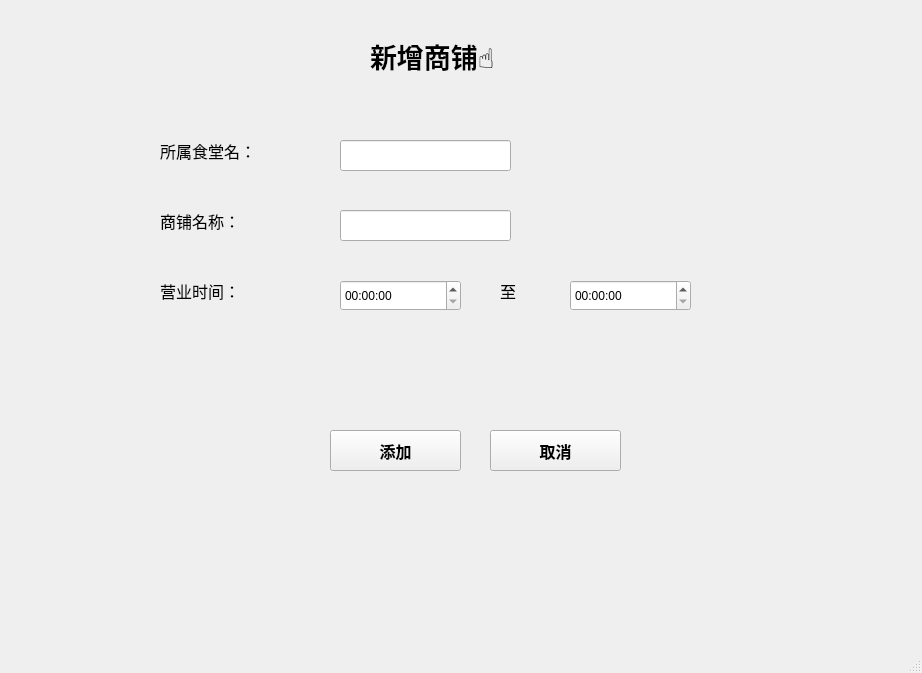
<?xml version="1.0" encoding="UTF-8"?>
<ui version="4.0">
 <class>AddStoreWindow</class>
 <widget class="QMainWindow" name="AddStoreWindow">
  <property name="geometry">
   <rect>
    <x>0</x>
    <y>0</y>
    <width>922</width>
    <height>673</height>
   </rect>
  </property>
  <property name="windowTitle">
   <string>MainWindow</string>
  </property>
  <widget class="QWidget" name="centralwidget">
   <widget class="QLabel" name="label">
    <property name="geometry">
     <rect>
      <x>370</x>
      <y>30</y>
      <width>331</width>
      <height>51</height>
     </rect>
    </property>
    <property name="font">
     <font>
      <pointsize>20</pointsize>
      <weight>75</weight>
      <bold>true</bold>
     </font>
    </property>
    <property name="text">
     <string>新增商铺☝️</string>
    </property>
   </widget>
   <widget class="QLabel" name="label_2">
    <property name="geometry">
     <rect>
      <x>160</x>
      <y>130</y>
      <width>141</width>
      <height>41</height>
     </rect>
    </property>
    <property name="font">
     <font>
      <pointsize>12</pointsize>
     </font>
    </property>
    <property name="text">
     <string>所属食堂名：</string>
    </property>
   </widget>
   <widget class="QLabel" name="label_3">
    <property name="geometry">
     <rect>
      <x>160</x>
      <y>200</y>
      <width>141</width>
      <height>41</height>
     </rect>
    </property>
    <property name="font">
     <font>
      <pointsize>12</pointsize>
     </font>
    </property>
    <property name="text">
     <string>商铺名称：</string>
    </property>
   </widget>
   <widget class="QLabel" name="label_4">
    <property name="geometry">
     <rect>
      <x>160</x>
      <y>270</y>
      <width>141</width>
      <height>41</height>
     </rect>
    </property>
    <property name="font">
     <font>
      <pointsize>12</pointsize>
     </font>
    </property>
    <property name="text">
     <string>营业时间：</string>
    </property>
   </widget>
   <widget class="QTimeEdit" name="storeStartTimeEdit">
    <property name="geometry">
     <rect>
      <x>340</x>
      <y>280</y>
      <width>121</width>
      <height>31</height>
     </rect>
    </property>
   </widget>
   <widget class="QLineEdit" name="canteenNameLineEdit">
    <property name="geometry">
     <rect>
      <x>340</x>
      <y>140</y>
      <width>171</width>
      <height>31</height>
     </rect>
    </property>
   </widget>
   <widget class="QLineEdit" name="storeNameLineEdit">
    <property name="geometry">
     <rect>
      <x>340</x>
      <y>210</y>
      <width>171</width>
      <height>31</height>
     </rect>
    </property>
   </widget>
   <widget class="QLabel" name="label_5">
    <property name="geometry">
     <rect>
      <x>500</x>
      <y>270</y>
      <width>31</width>
      <height>41</height>
     </rect>
    </property>
    <property name="font">
     <font>
      <pointsize>12</pointsize>
     </font>
    </property>
    <property name="text">
     <string>至</string>
    </property>
   </widget>
   <widget class="QTimeEdit" name="storeEndTimeEdit">
    <property name="geometry">
     <rect>
      <x>570</x>
      <y>280</y>
      <width>121</width>
      <height>31</height>
     </rect>
    </property>
   </widget>
   <widget class="QPushButton" name="confirmAddStoreButton">
    <property name="geometry">
     <rect>
      <x>330</x>
      <y>430</y>
      <width>131</width>
      <height>41</height>
     </rect>
    </property>
    <property name="font">
     <font>
      <pointsize>12</pointsize>
      <weight>75</weight>
      <bold>true</bold>
     </font>
    </property>
    <property name="text">
     <string>添加</string>
    </property>
   </widget>
   <widget class="QPushButton" name="cancelAddStoreButton">
    <property name="geometry">
     <rect>
      <x>490</x>
      <y>430</y>
      <width>131</width>
      <height>41</height>
     </rect>
    </property>
    <property name="font">
     <font>
      <pointsize>12</pointsize>
      <weight>75</weight>
      <bold>true</bold>
     </font>
    </property>
    <property name="text">
     <string>取消</string>
    </property>
   </widget>
  </widget>
  <widget class="QMenuBar" name="menubar">
   <property name="geometry">
    <rect>
     <x>0</x>
     <y>0</y>
     <width>922</width>
     <height>30</height>
    </rect>
   </property>
  </widget>
  <widget class="QStatusBar" name="statusbar"/>
 </widget>
 <resources/>
 <connections/>
</ui>
